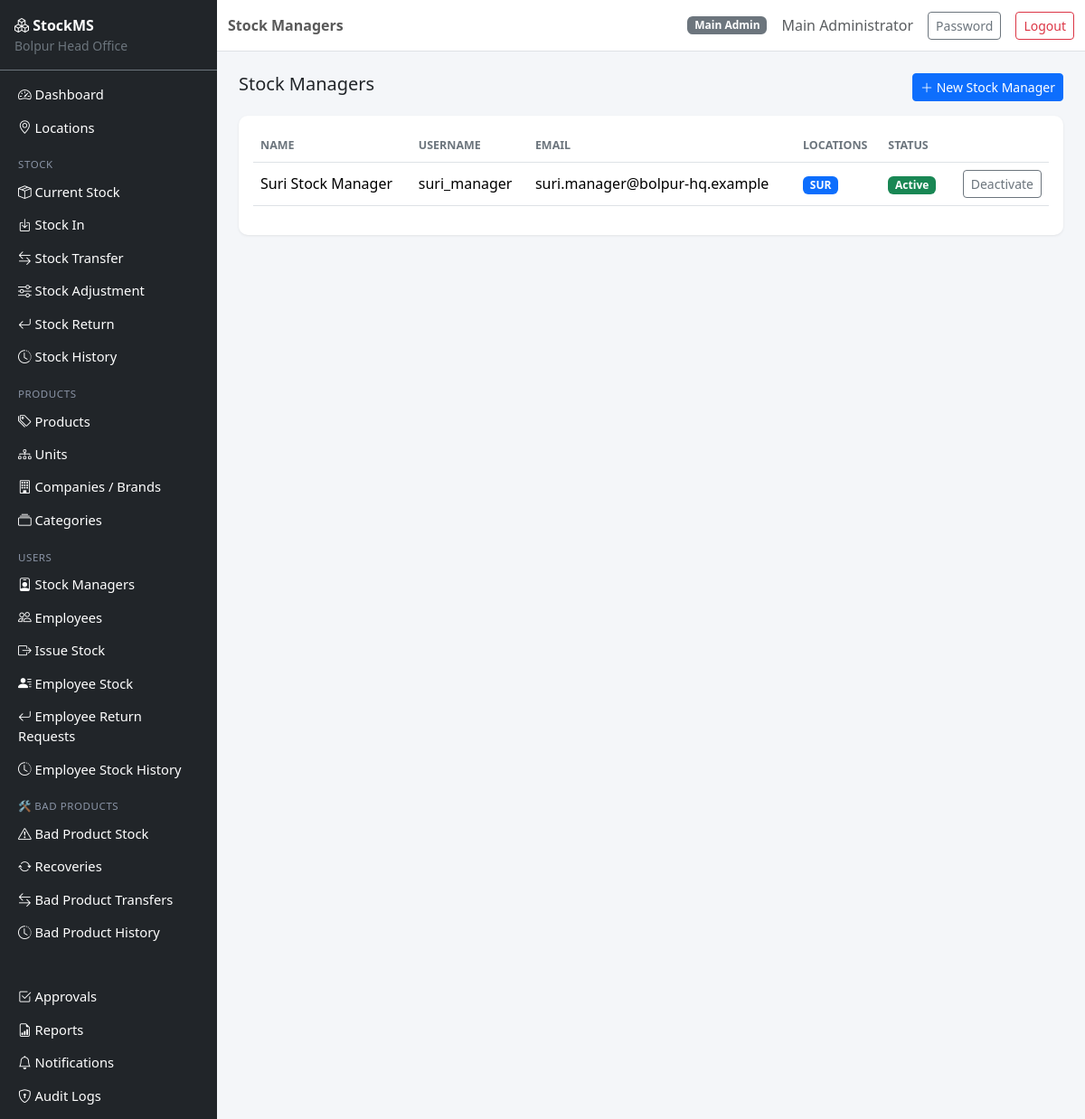
The page /users/stock-managers (signed in) on the database its author committed.
### app/models.py (models this page shows, shortened)
class User(UserMixin, db.Model):
    __tablename__ = "users"
    id = db.Column(db.Integer, primary_key=True)
    username = db.Column(db.String(64), unique=True, nullable=False, index=True)
    email = db.Column(db.String(120), unique=True, nullable=False, index=True)
    password_hash = db.Column(db.String(255), nullable=False)
    full_name = db.Column(db.String(120), nullable=False)
    role = db.Column(db.String(20), nullable=False, default=ROLE_EMPLOYEE)
    is_active = db.Column(db.Boolean, default=True, nullable=False)
    created_at = db.Column(db.DateTime, default=datetime.utcnow)
    updated_at = db.Column(db.DateTime, default=datetime.utcnow, onupdate=datetime.utcnow)
    last_login_at = db.Column(db.DateTime)
    manager_assignments = db.relationship(
        "StockManagerAssignment", back_populates="user", foreign_keys="StockManagerAssignment.user_id"
    )
    employee_profile = db.relationship(
        "Employee", back_populates="user", uselist=False, foreign_keys="Employee.user_id"
    )
    def is_main_admin(self):
        return self.role == ROLE_MAIN_ADMIN
    def is_employee(self):
        return self.role == ROLE_EMPLOYEE

class StockManagerAssignment(db.Model):
    __tablename__ = "stock_managers"
    id = db.Column(db.Integer, primary_key=True)
    user_id = db.Column(db.Integer, db.ForeignKey("users.id"), nullable=False)
    location_id = db.Column(db.Integer, db.ForeignKey("locations.id"), nullable=False)
    assigned_at = db.Column(db.DateTime, default=datetime.utcnow)
    is_active = db.Column(db.Boolean, default=True, nullable=False)
    user = db.relationship("User", back_populates="manager_assignments", foreign_keys=[user_id])
    location = db.relationship("Location", back_populates="manager_assignments")
    __table_args__ = (db.UniqueConstraint("user_id", "location_id", name="uq_manager_location"),)

class Location(db.Model):
    __tablename__ = "locations"
    id = db.Column(db.Integer, primary_key=True)
    code = db.Column(db.String(10), unique=True, nullable=False)
    name = db.Column(db.String(120), nullable=False)
    address = db.Column(db.String(255))
    is_active = db.Column(db.Boolean, default=True, nullable=False)
    created_at = db.Column(db.DateTime, default=datetime.utcnow)
    updated_at = db.Column(db.DateTime, default=datetime.utcnow, onupdate=datetime.utcnow)
    manager_assignments = db.relationship("StockManagerAssignment", back_populates="location")
    employees = db.relationship("Employee", back_populates="location")

### app/blueprints/users/routes.py (the view)
@bp.route("/stock-managers")
@login_required
@admin_required
def list_stock_managers():
    managers = User.query.filter_by(role=ROLE_STOCK_MANAGER).order_by(User.full_name).all()
    return render_template("users/managers_list.html", managers=managers)

### app/services/permission_service.py (called while the page is built)
def roles_required(*roles):
    def decorator(fn):
        @wraps(fn)
        def wrapper(*args, **kwargs):
            if not current_user.is_authenticated:
                abort(401)
            if current_user.role not in roles:
                abort(403)
            return fn(*args, **kwargs)
        return wrapper
    return decorator

### app/templates/users/managers_list.html (shortened to what this page needs)
{% extends "base.html" %}
{% block page_title %}Stock Managers{% endblock %}
{% block content %}
<div class="d-flex justify-content-between mb-3">
    <h5 class="mb-0">Stock Managers</h5>
    <a href="{{ url_for('users.new_stock_manager') }}" class="btn btn-primary btn-sm"><i class="bi bi-plus-lg"></i> New Stock Manager</a>
</div>
<div class="card">
    <div class="card-body">
        <table class="table table-hover align-middle">
            <thead><tr><th>Name</th><th>Username</th><th>Email</th><th>Locations</th><th>Status</th><th></th></tr></thead>
            <tbody>
            {% for m in managers %}
                <tr>
                    <td>{{ m.full_name }}</td>
                    <td>{{ m.username }}</td>
                    <td>{{ m.email }}</td>
                    <td>{% for a in m.manager_assignments if a.is_active %}<span class="badge bg-primary me-1">{{ a.location.code }}</span>{% endfor %}</td>
                    <td>{% if m.is_active %}<span class="badge bg-success">Active</span>{% else %}<span class="badge bg-secondary">Inactive</span>{% endif %}</td>
                    <td class="text-end">
                        <form method="POST" action="{{ url_for('users.toggle_manager', user_id=m.id) }}" class="d-inline">
                            <button class="btn btn-sm btn-outline-secondary">{{ 'Deactivate' if m.is_active else 'Activate' }}</button>
                        </form>
                    </td>
                </tr>
            {% else %}
                <tr><td colspan="6" class="text-muted text-center py-4">No Stock Managers found.</td></tr>
            {% endfor %}
            </tbody>
        </table>
    </div>
</div>
{% endblock %}

### app/templates/base.html (shortened to what this page needs)
<!DOCTYPE html>
<html lang="en">
<head>
    <link href="https://cdn.jsdelivr.net/npm/bootstrap@5.3.3/dist/css/bootstrap.min.css" rel="stylesheet">
    <link href="https://cdn.jsdelivr.net/npm/bootstrap-icons@1.11.3/font/bootstrap-icons.css" rel="stylesheet">
    <link href="{{ url_for('static', filename='css/app.css') }}" rel="stylesheet">
</head>
<body>
{% if current_user.is_authenticated %}
<div class="d-flex" id="wrapper">
    <nav class="sidebar bg-dark text-white" id="sidebar">
        <div class="sidebar-brand p-3 border-bottom border-secondary">
            <i class="bi bi-boxes"></i> <strong>StockMS</strong>
            <div class="small text-secondary">Bolpur Head Office</div>
        </div>
        <ul class="nav flex-column p-2">
            <li class="nav-item"><a class="nav-link text-white" href="{{ url_for('main.dashboard') }}"><i class="bi bi-speedometer2"></i> Dashboard</a></li>
            {% if current_user.is_main_admin() %}
            <li class="nav-item"><a class="nav-link text-white" href="{{ url_for('locations.list_locations') }}"><i class="bi bi-geo-alt"></i> Locations</a></li>
            {% endif %}
            <li class="nav-item sidebar-heading">Stock</li>
            <li class="nav-item"><a class="nav-link text-white" href="{{ url_for('stock.current_stock') }}"><i class="bi bi-box-seam"></i> Current Stock</a></li>
            {% if current_user.is_main_admin() or current_user.is_stock_manager() %}
            <li class="nav-item"><a class="nav-link text-white" href="{{ url_for('stock.stock_in') }}"><i class="bi bi-box-arrow-in-down"></i> Stock In</a></li>
            {% endif %}
            <li class="nav-item"><a class="nav-link text-white" href="{{ url_for('transfers.list_transfers') }}"><i class="bi bi-arrow-left-right"></i> Stock Transfer</a></li>
            <li class="nav-item"><a class="nav-link text-white" href="{{ url_for('adjustments.list_adjustments') }}"><i class="bi bi-sliders"></i> Stock Adjustment</a></li>
            <li class="nav-item"><a class="nav-link text-white" href="{{ url_for('returns.list_returns') }}"><i class="bi bi-arrow-return-left"></i> Stock Return</a></li>
            <li class="nav-item"><a class="nav-link text-white" href="{{ url_for('stock.stock_history') }}"><i class="bi bi-clock-history"></i> Stock History</a></li>
            <li class="nav-item sidebar-heading">Products</li>
            <li class="nav-item"><a class="nav-link text-white" href="{{ url_for('catalog.list_products') }}"><i class="bi bi-tags"></i> Products</a></li>
            {% if current_user.is_main_admin() %}
            <li class="nav-item"><a class="nav-link text-white" href="{{ url_for('catalog.list_units') }}"><i class="bi bi-diagram-3"></i> Units</a></li>
            <li class="nav-item"><a class="nav-link text-white" href="{{ url_for('catalog.list_brands') }}"><i class="bi bi-building"></i> Companies / Brands</a></li>
            <li class="nav-item"><a class="nav-link text-white" href="{{ url_for('catalog.list_categories') }}"><i class="bi bi-collection"></i> Categories</a></li>
            {% endif %}
            {% if current_user.is_main_admin() or current_user.is_stock_manager() %}
            <li class="nav-item sidebar-heading">Users</li>
            {% if current_user.is_main_admin() %}
            <li class="nav-item"><a class="nav-link text-white" href="{{ url_for('users.list_stock_managers') }}"><i class="bi bi-person-badge"></i> Stock Managers</a></li>
            {% endif %}
            <li class="nav-item"><a class="nav-link text-white" href="{{ url_for('users.list_employees') }}"><i class="bi bi-people"></i> Employees</a></li>
            <li class="nav-item"><a class="nav-link text-white" href="{{ url_for('employee_stock.issue_stock') }}"><i class="bi bi-box-arrow-right"></i> Issue Stock</a></li>
            <li class="nav-item"><a class="nav-link text-white" href="{{ url_for('employee_stock.employee_stock_overview') }}"><i class="bi bi-person-lines-fill"></i> Employee Stock</a></li>
            <li class="nav-item"><a class="nav-link text-white" href="{{ url_for('employee_stock.list_returns') }}"><i class="bi bi-arrow-return-left"></i> Employee Return Requests</a></li>
            <li class="nav-item"><a class="nav-link text-white" href="{{ url_for('employee_stock.history') }}"><i class="bi bi-clock-history"></i> Employee Stock History</a></li>
            {% endif %}
            <li class="nav-item sidebar-heading">🛠 Bad Products</li>
            <li class="nav-item"><a class="nav-link text-white" href="{{ url_for('bad_products.stock') }}"><i class="bi bi-exclamation-triangle"></i> Bad Product Stock</a></li>
            <li class="nav-item"><a class="nav-link text-white" href="{{ url_for('bad_products.list_recoveries') }}"><i class="bi bi-arrow-repeat"></i> Recoveries</a></li>
            <li class="nav-item"><a class="nav-link text-white" href="{{ url_for('bad_products.list_transfers') }}"><i class="bi bi-arrow-left-right"></i> Bad Product Transfers</a></li>
            <li class="nav-item"><a class="nav-link text-white" href="{{ url_for('bad_products.history') }}"><i class="bi bi-clock-history"></i> Bad Product History</a></li>
            <li class="nav-item sidebar-heading">&nbsp;</li>
            <li class="nav-item"><a class="nav-link text-white" href="{{ url_for('approvals.pending') }}"><i class="bi bi-check2-square"></i> Approvals</a></li>
            <li class="nav-item"><a class="nav-link text-white" href="{{ url_for('reports.index') }}"><i class="bi bi-file-earmark-bar-graph"></i> Reports</a></li>
            <li class="nav-item"><a class="nav-link text-white" href="{{ url_for('notifications.list_notifications') }}"><i class="bi bi-bell"></i> Notifications
            </a></li>
            {% if current_user.is_main_admin() %}
            <li class="nav-item"><a class="nav-link text-white" href="{{ url_for('audit.list_audit_logs') }}"><i class="bi bi-shield-lock"></i> Audit Logs</a></li>
            {% endif %}
        </ul>
    </nav>
    <div class="flex-grow-1">
        <nav class="navbar navbar-expand-lg navbar-light bg-white border-bottom sticky-top">
            <div class="container-fluid">
                <span class="navbar-text fw-semibold">{% block page_title %}{% endblock %}</span>
                <div class="ms-auto d-flex align-items-center gap-3">
                    <span class="badge bg-secondary">{{ current_user.role.replace('_',' ')|title }}</span>
                    <span class="text-muted">{{ current_user.full_name }}</span>
                    <a href="{{ url_for('auth.change_password') }}" class="btn btn-sm btn-outline-secondary">Password</a>
                    <a href="{{ url_for('auth.logout') }}" class="btn btn-sm btn-outline-danger">Logout</a>
                </div>
            </div>
        </nav>
        <main class="container-fluid p-4">
            {% block content %}{% endblock %}
        </main>
    </div>
</div>
{% endif %}
</body>
</html>

### app/static/css/app.css (style rules this page uses)
body { background-color: #f4f6f9; }
.sidebar { width: 240px; min-height: 100vh; }
.sidebar .nav-link { padding: 0.45rem 0.75rem; border-radius: 6px; font-size: 0.92rem; }
.sidebar-heading { color: #8a94a6; text-transform: uppercase; font-size: 0.72rem; letter-spacing: .05em; padding: 0.9rem 0.75rem 0.2rem; }
.card { border: none; box-shadow: 0 1px 3px rgba(0,0,0,0.08); border-radius: 10px; }
.table thead th { font-size: 0.78rem; text-transform: uppercase; color: #6c757d; border-top: none; }

### rows shown on the page
User: role.replace "Main Admin", full_name "Main Administrator"
User: full_name "Suri Stock Manager", username "suri_manager", email "suri.manager@bolpur-hq.example", shows "Active", is_active "Deactivate"
StockManagerAssignment: location.code "SUR"
